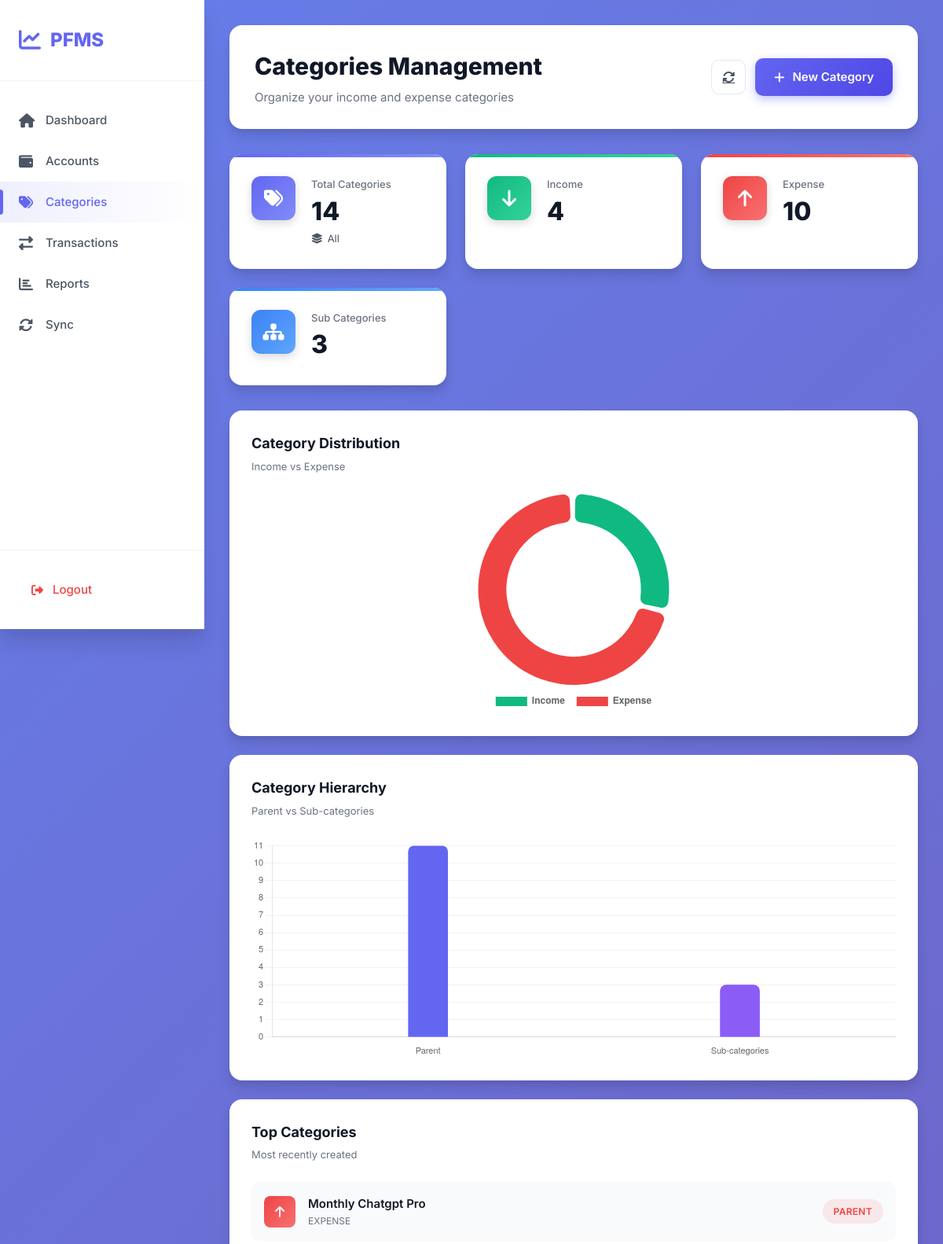
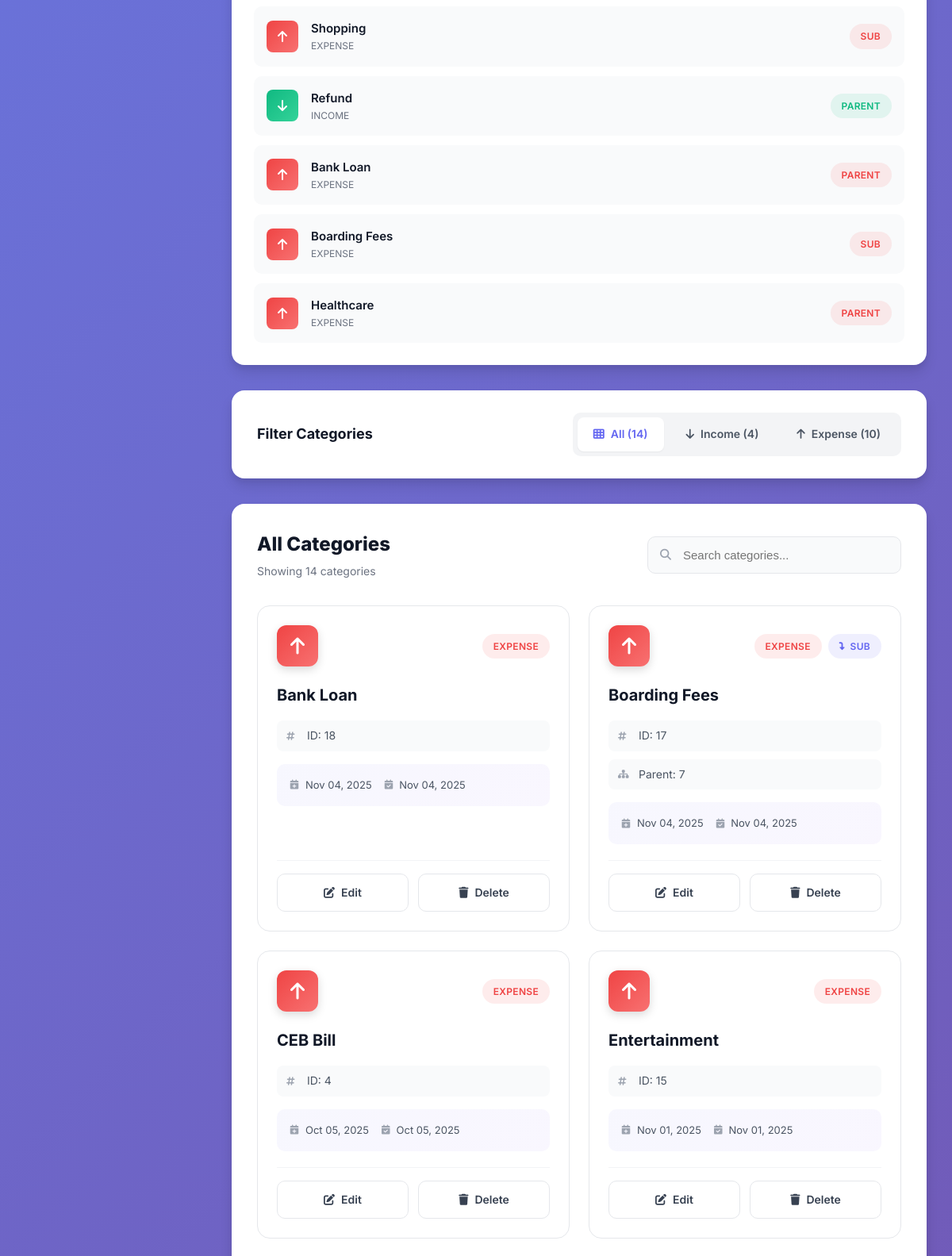
Screenshot of /app/categories/index.php (signed in, upper part) with the database file from the repository (2 pictures, top to bottom).
### tables this page shows
CREATE TABLE CATEGORIES_LOCAL (
  local_category_id  INTEGER PRIMARY KEY AUTOINCREMENT,
  user_local_id      INTEGER NOT NULL,
  server_category_id INTEGER,
  parent_local_id    INTEGER,
  category_name      TEXT NOT NULL,
  category_type      TEXT NOT NULL CHECK(category_type IN ('INCOME','EXPENSE')),
  created_at         TEXT NOT NULL,
  updated_at         TEXT NOT NULL,
  FOREIGN KEY(user_local_id)   REFERENCES USERS_LOCAL(local_user_id),
  FOREIGN KEY(parent_local_id) REFERENCES CATEGORIES_LOCAL(local_category_id)
);

### app/categories/index.php (the view, shortened to what this page needs)
<?php
function h($x){ return htmlspecialchars((string)$x, ENT_QUOTES, 'UTF-8'); }
$pdo = sqlite();
$uid = (int)($_SESSION['uid'] ?? 0);
$typeFilter = strtoupper(trim($_GET['type'] ?? 'ALL'));
$mapStmt = $pdo->prepare("SELECT server_user_id FROM USERS_LOCAL WHERE local_user_id = ?");
$mapStmt->execute([$uid]);
$serverUid = (int)($mapStmt->fetchColumn() ?: 0);
$oconn = @oracle_conn();
$use_oracle = false;
$rows = [];
if ($use_oracle) {
    $sql = "
        SELECT
            c.server_category_id       AS local_category_id,
            c.category_name            AS category_name,
            c.category_type            AS category_type,
            c.parent_server_id         AS parent_local_id,
            c.created_at               AS created_at,
            c.updated_at               AS updated_at
        FROM CATEGORIES_CLOUD c
        WHERE c.user_server_id = :P_UID
          " . ($typeFilter !== 'ALL' ? "AND UPPER(c.category_type) = :P_TYPE" : "") . "
        ORDER BY c.category_type, c.category_name
    ";
    $st = oci_parse($oconn, $sql);
    oci_bind_by_name($st, ':P_UID', $serverUid, -1, SQLT_INT);
    if ($typeFilter !== 'ALL') {
        $t = $typeFilter;
        oci_bind_by_name($st, ':P_TYPE', $t, -1, SQLT_CHR);
    }
    oci_execute($st);
    while ($r = oci_fetch_assoc($st)) $rows[] = arr_keys_lower($r);
} else {
    $params = [$uid];
    $sql = "
      SELECT local_category_id, category_name, category_type, parent_local_id, created_at, updated_at
      FROM CATEGORIES_LOCAL
      WHERE user_local_id = ?
    ";
    $sql .= " ORDER BY category_type, category_name";
    $stmt = $pdo->prepare($sql);
    $stmt->execute($params);
    $rows = $stmt->fetchAll(PDO::FETCH_ASSOC);
}
$total_categories  = count($rows);
$income_categories = count(array_filter($rows, fn($r) => strtoupper($r['category_type']) === 'INCOME'));
$expense_categories= count(array_filter($rows, fn($r) => strtoupper($r['category_type']) === 'EXPENSE'));
$parent_categories = count(array_filter($rows, fn($r) => empty($r['parent_local_id'])));
$sub_categories    = $total_categories - $parent_categories;
$rows_sorted = $rows;
usort($rows_sorted, function($a,$b){
    $da = isset($a['created_at']) ? strtotime((string)$a['created_at']) : 0;
    $db = isset($b['created_at']) ? strtotime((string)$b['created_at']) : 0;
    return $db <=> $da;
});
$top_categories = array_slice($rows_sorted, 0, 6);
$show_insights = $total_categories > 0;
?>
<!doctype html>
<html lang="en">
<head>
  <link rel="stylesheet" href="https://cdnjs.cloudflare.com/ajax/libs/font-awesome/6.4.0/css/all.min.css">
  <link rel="stylesheet" href="index.css">
</head>
<body>
<div class="app-container">
  <aside class="sidebar">
    <div class="logo"><i class="fas fa-chart-line"></i><span>PFMS</span></div>
    <nav class="nav-menu">
      <a href="<?= APP_BASE ?>/public/dashboard.php" class="nav-item"><i class="fas fa-home"></i><span>Dashboard</span></a>
      <a href="<?= APP_BASE ?>/app/auth/accounts/index.php" class="nav-item"><i class="fas fa-wallet"></i><span>Accounts</span></a>
      <a href="<?= APP_BASE ?>/app/categories/index.php" class="nav-item active"><i class="fas fa-tags"></i><span>Categories</span></a>
      <a href="<?= APP_BASE ?>/app/transactions/index.php" class="nav-item"><i class="fas fa-exchange-alt"></i><span>Transactions</span></a>
      <a href="<?= APP_BASE ?>/app/reports/index_oracle.php" class="nav-item"><i class="fas fa-chart-bar"></i><span>Reports</span></a>
      <a href="<?= APP_BASE ?>/public/sync.php" class="nav-item"><i class="fas fa-sync-alt"></i><span>Sync</span></a>
    </nav>
    <div class="sidebar-footer">
      <a href="<?= APP_BASE ?>/public/logout.php" class="logout-link"><i class="fas fa-sign-out-alt"></i><span>Logout</span></a>
    </div>
  </aside>
  <main class="main-content">
    <div class="top-bar">
      <div class="page-title">
        <h1>Categories Management</h1>
        <p>Organize your income and expense categories</p>
      </div>
      <div class="top-actions">
        <a href="<?= APP_BASE ?>/public/sync.php" class="btn-icon" title="Sync Now"><i class="fas fa-sync-alt"></i></a>
        <a href="<?= APP_BASE ?>/app/categories/create.php" class="btn-primary"><i class="fas fa-plus"></i><span>New Category</span></a>
      </div>
    </div>
    <div class="stats-grid">
      <div class="stat-box stat-primary">
        <div class="stat-icon"><i class="fas fa-tags"></i></div>
        <div class="stat-details">
          <span class="stat-label">Total Categories</span>
          <span class="stat-value"><?= $total_categories ?></span>
          <span class="stat-change"><i class="fas fa-layer-group"></i> All</span>
        </div>
      </div>
      <div class="stat-box stat-success">
        <div class="stat-icon"><i class="fas fa-arrow-down"></i></div>
        <div class="stat-details">
          <span class="stat-label">Income</span>
          <span class="stat-value"><?= $income_categories ?></span>
        </div>
      </div>
      <div class="stat-box stat-danger">
        <div class="stat-icon"><i class="fas fa-arrow-up"></i></div>
        <div class="stat-details">
          <span class="stat-label">Expense</span>
          <span class="stat-value"><?= $expense_categories ?></span>
        </div>
      </div>
      <div class="stat-box stat-info">
        <div class="stat-icon"><i class="fas fa-sitemap"></i></div>
        <div class="stat-details">
          <span class="stat-label">Sub Categories</span>
          <span class="stat-value"><?= $sub_categories ?></span>
        </div>
      </div>
    </div>
    <?php if ($show_insights): ?>
    <div class="insights-section">
      <div class="chart-container">
        <div class="chart-header"><div><h3>Category Distribution</h3><p>Income vs Expense</p></div></div>
        <div class="chart-body"><canvas id="distributionChart"></canvas></div>
      </div>
      <div class="chart-container">
        <div class="chart-header"><div><h3>Category Hierarchy</h3><p>Parent vs Sub-categories</p></div></div>
        <div class="chart-body"><canvas id="hierarchyChart"></canvas></div>
      </div>
      <div class="popular-categories">
        <div class="chart-header"><div><h3>Top Categories</h3><p>Most recently created</p></div></div>
        <div class="popular-list">
          <?php foreach($top_categories as $cat): ?>
          <div class="popular-item">
            <div class="popular-icon <?= strtolower($cat['category_type']) ?>">
              <i class="fas fa-<?= strtoupper($cat['category_type'])==='INCOME' ? 'arrow-down' : 'arrow-up' ?>"></i>
            </div>
            <div class="popular-content">
              <span class="popular-name"><?= h($cat['category_name']) ?></span>
              <span class="popular-type"><?= h($cat['category_type']) ?></span>
            </div>
            <span class="badge badge-<?= strtolower($cat['category_type']) ?>"><?= empty($cat['parent_local_id']) ? 'Parent' : 'Sub' ?></span>
          </div>
          <?php endforeach; ?>
        </div>
      </div>
    </div>
    <?php endif; ?>
    <div class="filter-section">
      <div class="filter-header">
        <h3>Filter Categories</h3>
        <div class="filter-tabs">
          <a href="?type=ALL" class="filter-tab <?= $typeFilter==='ALL' ? 'active' : '' ?>">
            <i class="fas fa-th"></i> All (<?= $total_categories ?>)
          </a>
          <a href="?type=INCOME" class="filter-tab <?= $typeFilter==='INCOME' ? 'active' : '' ?>">
            <i class="fas fa-arrow-down"></i> Income (<?= $income_categories ?>)
          </a>
          <a href="?type=EXPENSE" class="filter-tab <?= $typeFilter==='EXPENSE' ? 'active' : '' ?>">
            <i class="fas fa-arrow-up"></i> Expense (<?= $expense_categories ?>)
          </a>
        </div>
      </div>
    </div>
    <div class="table-section">
      <div class="section-header">
        <div>
          <h2><?= $typeFilter==='ALL' ? 'All' : $typeFilter ?> Categories</h2>
          <p>Showing <?= count($rows) ?> categories</p>
        </div>
        <div class="search-container">
          <i class="fas fa-search"></i>
          <input type="text" id="searchInput" placeholder="Search categories...">
        </div>
      </div>
      <?php if (empty($rows)): ?>
      <div class="empty-state">
        <div class="empty-icon"><i class="fas fa-tags"></i></div>
        <h3>No Categories Found</h3>
        <p>Create categories to organize your transactions</p>
        <a href="<?= APP_BASE ?>/app/categories/create.php" class="btn-primary"><i class="fas fa-plus"></i><span>Create First Category</span></a>
      </div>
      <?php else: ?>
      <div class="categories-grid">
        <?php foreach($rows as $r): ?>
        <div class="category-card" data-name="<?= h($r['category_name']) ?>" data-type="<?= h($r['category_type']) ?>">
          <div class="category-header">
            <div class="category-icon-wrapper <?= strtolower($r['category_type']) ?>">
              <i class="fas fa-<?= strtoupper($r['category_type'])==='INCOME' ? 'arrow-down' : 'arrow-up' ?>"></i>
            </div>
            <div class="category-badges">
              <span class="badge badge-<?= strtolower($r['category_type']) ?>"><?= h($r['category_type']) ?></span>
              <?php if (!empty($r['parent_local_id'])): ?>
              <span class="badge badge-sub"><i class="fas fa-level-down-alt"></i> Sub</span>
              <?php endif; ?>
            </div>
          </div>
          <div class="category-body">
            <h3><?= h($r['category_name']) ?></h3>
            <div class="category-meta">
              <div class="meta-item"><i class="fas fa-hashtag"></i><span>ID: <?= (int)$r['local_category_id'] ?></span></div>
              <?php if (!empty($r['parent_local_id'])): ?>
              <div class="meta-item"><i class="fas fa-sitemap"></i><span>Parent: <?= (int)$r['parent_local_id'] ?></span></div>
              <?php endif; ?>
            </div>
            <div class="category-dates">
              <div class="date-item"><i class="fas fa-calendar-plus"></i><span><?= !empty($r['created_at']) ? date('M d, Y', strtotime($r['created_at'])) : '—' ?></span></div>
              <div class="date-item"><i class="fas fa-calendar-check"></i><span><?= !empty($r['updated_at']) ? date('M d, Y', strtotime($r['updated_at'])) : '—' ?></span></div>
            </div>
          </div>
          <div class="category-footer">
            <a href="<?= APP_BASE ?>/app/categories/edit.php?id=<?= (int)$r['local_category_id'] ?>" class="action-btn action-edit">
              <i class="fas fa-edit"></i><span>Edit</span>
            </a>
            <a href="<?= APP_BASE ?>/app/categories/delete.php?id=<?= (int)$r['local_category_id'] ?>" class="action-btn action-delete"
               onclick="return confirm('Delete <?= h($r['category_name']) ?>?')">
              <i class="fas fa-trash"></i><span>Delete</span>
            </a>
          </div>
        </div>
        <?php endforeach; ?>
      </div>
      <?php endif; ?>
    </div>
  </main>
</div>
<script>
// Search
document.getElementById('searchInput')?.addEventListener('input', (e) => {
  const s = e.target.value.toLowerCase();
  document.querySelectorAll('.category-card').forEach(card => {
    const name = card.dataset.name.toLowerCase();
    const type = card.dataset.type.toLowerCase();
    card.style.display = (name.includes(s) || type.includes(s)) ? '' : 'none';
  });
});
<?php if ($show_insights): ?>
// Charts
const chartCfg = {
  responsive: true,
  maintainAspectRatio: false,
  plugins: {
    legend: { display: true, position: 'bottom', labels: { padding: 15, font: { size: 12, weight: '600' } } },
    tooltip: { backgroundColor: 'rgba(15, 23, 42, 0.95)', padding: 12, borderRadius: 8 }
  }
};
// Distribution (Income vs Expense)
new Chart(document.getElementById('distributionChart'), {
  type: 'doughnut',
  data: {
    labels: ['Income', 'Expense'],
    datasets: [{
      data: [<?= $income_categories ?>, <?= $expense_categories ?>],
      backgroundColor: ['#10b981', '#ef4444'],
      borderWidth: 0,
      borderRadius: 8,
      spacing: 4
    }]
  },
  options: { ...chartCfg, cutout: '70%' }
});
// Hierarchy (Parent vs Sub)
new Chart(document.getElementById('hierarchyChart'), {
  type: 'bar',
  data: {
    labels: ['Parent', 'Sub-categories'],
    datasets: [{
      label: 'Count',
      data: [<?= $parent_categories ?>, <?= $sub_categories ?>],
      backgroundColor: ['#6366f1', '#8b5cf6'],
      borderRadius: 8,
      barThickness: 50
    }]
  },
  options: {
    ...chartCfg,
    plugins: { ...chartCfg.plugins, legend: { display: false } },
    scales: {
      y: { beginAtZero: true, grid: { color: 'rgba(0,0,0,0.05)', drawBorder: false }, ticks: { font: { size: 11 }, stepSize: 1 } },
      x: { grid: { display: false, drawBorder: false }, ticks: { font: { size: 11 } } }
    }
  }
});
<?php endif; ?>
</script>
</body>
</html>

### rows the page displays
categories_local: category_name "Monthly Chatgpt Pro", category_type "EXPENSE", shows "PARENT"
categories_local: category_name "Shopping", category_type "EXPENSE", shows "SUB"
categories_local: category_name "Refund", category_type "INCOME", shows "PARENT"
categories_local: category_name "Bank Loan", category_type "EXPENSE", shows "PARENT", local_category_id "18", created_at "Nov 04, 2025", updated_at "Nov 04, 2025"
categories_local: category_name "Boarding Fees", category_type "EXPENSE", shows "SUB", local_category_id "17", parent_local "7", created_at "Nov 04, 2025", updated_at "Nov 04, 2025"
categories_local: category_name "Healthcare", category_type "EXPENSE", shows "PARENT"
categories_local: category_type "EXPENSE", category_name "CEB Bill", local_category_id "4", created_at "Oct 05, 2025", updated_at "Oct 05, 2025"
categories_local: category_type "EXPENSE", category_name "Entertainment", local_category_id "15", created_at "Nov 01, 2025", updated_at "Nov 01, 2025"

### other values shown
$total_categories "14"
$income_categories "4"
$expense_categories "10"
$sub_categories "3"
count($rows) "14"
chart data {{ $income_categories }} 4
chart data {{ $expense_categories }} 10
chart data {{ $parent_categories }} 11
chart data {{ $sub_categories }} 3
